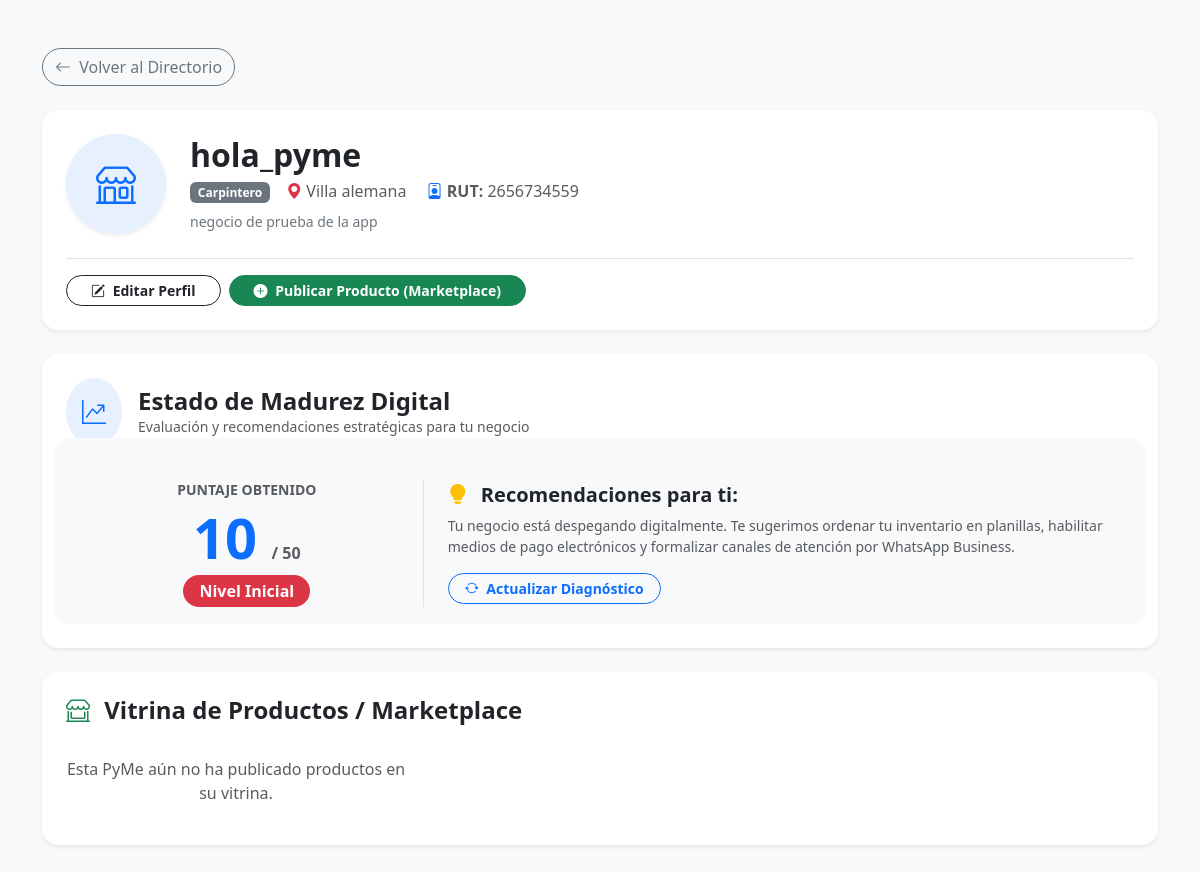
The app's page /pyme/2/ with its own data.
### prisma/models.py (models this page shows, shortened)
class Pyme(models.Model):
    usuario = models.OneToOneField(User, on_delete=models.CASCADE, null=True, blank=True)
    nombre_negocio = models.CharField(max_length=150)
    rut = models.CharField(max_length=12, unique=True)
    comuna = models.CharField(max_length=100)
    rubro = models.CharField(max_length=100)
    telefono_whatsapp = models.CharField(max_length=20, blank=True, null=True)
    enlace_redes = models.URLField(blank=True, null=True)
    descripcion = models.TextField(blank=True, null=True)
    logo = models.ImageField(upload_to='logos/', blank=True, null=True)

class Diagnostico(models.Model):
    pyme = models.ForeignKey(Pyme, on_delete=models.CASCADE)
    puntaje_total = models.IntegerField(default=0)
    nivel_obtenido = models.CharField(max_length=50, default='Inicial')  # <-- Campo clave para el HTML
    fecha = models.DateTimeField(auto_now_add=True)

### prisma/views.py (the view)
# urls.py: path('pyme/<int:pyme_id>/', views.detalle_pyme, name='detalle_pyme'),
def detalle_pyme(request, pyme_id):
    pyme = get_object_or_404(Pyme, id=pyme_id)
    diagnostico = Diagnostico.objects.filter(pyme=pyme).order_by('-id').first()
    publicaciones = pyme.publicaciones.all().order_by('-fecha_publicacion')
    return render(request, 'prisma/detalle_pyme.html', {
        'pyme': pyme,
        'diagnostico': diagnostico,
        'publicaciones': publicaciones,
    })

### prisma/templates/prisma/detalle_pyme.html (shortened to what this page needs)
<!DOCTYPE html>
<html lang="es">
<head>
    <link href="https://cdn.jsdelivr.net/npm/bootstrap@5.3.0/dist/css/bootstrap.min.css" rel="stylesheet">
    <link rel="stylesheet" href="https://cdn.jsdelivr.net/npm/bootstrap-icons@1.10.5/font/bootstrap-icons.css">
</head>
<body class="bg-light py-5">
    <div class="container">
        <div class="mb-4">
            <a href="{% url 'listar_pymes' %}" class="btn btn-outline-secondary rounded-pill">
                <i class="bi bi-arrow-left me-1"></i> Volver al Directorio
            </a>
        </div>
        <div class="card shadow-sm border-0 p-4 mb-4 rounded-4 bg-white">
            <div class="row align-items-center">
                <div class="col-md-auto text-center mb-3 mb-md-0">
                    {% if pyme.logo %}
                        <img src="{{ pyme.logo.url }}" alt="Logo" class="rounded-circle shadow-sm" style="width: 100px; height: 100px; object-fit: cover;">
                    {% else %}
                        <div class="bg-primary bg-opacity-10 text-primary rounded-circle d-flex align-items-center justify-content-center mx-auto shadow-sm" style="width: 100px; height: 100px; font-size: 2.5rem;">
                            <i class="bi bi-shop"></i>
                        </div>
                    {% endif %}
                </div>
                <div class="col-md">
                    <h2 class="fw-bold text-dark mb-1">{{ pyme.nombre_negocio }}</h2>
                    <p class="text-muted mb-2">
                        <span class="badge bg-secondary me-2">{{ pyme.rubro }}</span>
                        <i class="bi bi-geo-alt-fill text-danger ms-1"></i> {{ pyme.comuna }}
                        <span class="ms-3"><i class="bi bi-person-badge text-primary"></i> <strong>RUT:</strong> {{ pyme.rut }}</span>
                    </p>
                    <p class="text-secondary small mb-0">{{ pyme.descripcion|default:"Este negocio aún no ha agregado una descripción de su perfil." }}</p>
                </div>
            </div>
            <div class="d-flex gap-2 mt-4 pt-3 border-top">
                <a href="{% url 'editar_pyme' pyme.id %}" class="btn btn-outline-dark rounded-pill px-4 fw-semibold btn-sm">
                    <i class="bi bi-pencil-square me-1"></i> Editar Perfil
                </a>
                <a href="{% url 'crear_publicacion' pyme.id %}" class="btn btn-success rounded-pill px-4 fw-semibold btn-sm">
                    <i class="bi bi-plus-circle-fill me-1"></i> Publicar Producto (Marketplace)
                </a>
            </div>
        </div>
        <div class="card shadow-sm border-0 p-4 mb-4 rounded-4 bg-white">
            <div class="d-flex align-items-center mb-3">
                <div class="bg-primary bg-opacity-10 p-3 rounded-circle text-primary me-3 fs-4">
                    <i class="bi bi-graph-up-arrow"></i>
                </div>
                <div>
                    <h4 class="fw-bold text-dark mb-0">Estado de Madurez Digital</h4>
                    <p class="text-muted small mb-0">Evaluación y recomendaciones estratégicas para tu negocio</p>
                </div>
            </div>
            {% if diagnostico %}
                <div class="row align-items-center g-4 bg-light p-3 rounded-4 border border-light">
                    <div class="col-md-4 text-center border-end">
                        <span class="text-muted small text-uppercase fw-semibold d-block mb-1">Puntaje Obtenido</span>
                        <h1 class="display-4 fw-bold text-primary mb-1">{{ diagnostico.puntaje_total }} <span class="fs-6 text-muted">/ 50</span></h1>
                        {% if diagnostico.nivel_obtenido == 'Inicial' %}
                            <span class="badge bg-danger fs-6 px-3 py-2 rounded-pill">Nivel Inicial</span>
                        {% elif diagnostico.nivel_obtenido == 'Intermedio' %}
                            <span class="badge bg-warning text-dark fs-6 px-3 py-2 rounded-pill">Nivel Intermedio</span>
                        {% else %}
                            <span class="badge bg-success fs-6 px-3 py-2 rounded-pill">Nivel Avanzado</span>
                        {% endif %}
                    </div>
                    <div class="col-md-8 ps-md-4">
                        <h5 class="fw-bold text-dark mb-2"><i class="bi bi-lightbulb-fill text-warning me-2"></i> Recomendaciones para ti:</h5>
                        <p class="text-muted mb-3 small">
                            {% if diagnostico.nivel_obtenido == 'Inicial' %}
                                Tu negocio está despegando digitalmente. Te sugerimos ordenar tu inventario en planillas, habilitar medios de pago electrónicos y formalizar canales de atención por WhatsApp Business.
                            {% elif diagnostico.nivel_obtenido == 'Intermedio' %}
                                ¡Vas por buen camino! Es momento de optimizar tu operación integrando un software de inventario, mejorando tu presencia con correo corporativo y explorando herramientas web más profesionales.
                            {% else %}
                                ¡Excelente nivel! Tu PyMe destaca en adopción tecnológica. Apunta hacia la automatización avanzada de procesos, pauta publicitaria digital de pago y estrictas medidas de ciberseguridad.
                            {% endif %}
                        </p>
                        <div>
                            <a href="{% url 'realizar_diagnostico' pyme.id %}" class="btn btn-outline-primary btn-sm rounded-pill px-3 fw-semibold">
                                <i class="bi bi-arrow-repeat me-1"></i> Actualizar Diagnóstico
                            </a>
                        </div>
                    </div>
                </div>
            {% endif %}
        </div>
        <div class="card shadow-sm border-0 p-4 rounded-4 bg-white">
            <h4 class="fw-bold text-dark mb-3"><i class="bi bi-shop-window text-success me-2"></i> Vitrina de Productos / Marketplace</h4>
            <div class="row row-cols-1 row-cols-md-3 g-4">
                {% for pub in publicaciones %}
                    <div class="col">
                        <div class="card h-100 shadow-sm border-0">
                            {% if pub.imagen %}
                                <img src="{{ pub.imagen.url }}" class="card-img-top" alt="Producto" style="height: 180px; object-fit: cover;">
                            {% endif %}
                            <div class="card-body d-flex flex-column">
                                <h5 class="card-title fw-bold text-dark">{{ pub.titulo }}</h5>
                                <h6 class="text-success fw-bold mb-2">${{ pub.precio }}</h6>
                                <p class="card-text text-muted small mb-3">{{ pub.descripcion }}</p>
                            </div>
                        </div>
                    </div>
                {% empty %}
                    <div class="col-12">
                        <p class="text-muted text-center py-3 mb-0">Esta PyMe aún no ha publicado productos en su vitrina.</p>
                    </div>
                {% endfor %}
            </div>
        </div>
    </div>
</body>
</html>

### records on screen
Pyme: nombre_negocio "hola_pyme", rubro "Carpintero", comuna "Villa alemana", rut "2656734559", descripcion "negocio de prueba de la app"
Diagnostico: puntaje_total "10"
